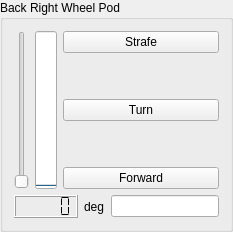
          <widget class="QGroupBox" name="groupBox_15">
           <property name="sizePolicy">
            <sizepolicy hsizetype="Preferred" vsizetype="Preferred">
             <horstretch>1</horstretch>
             <verstretch>1</verstretch>
            </sizepolicy>
           </property>
           <property name="focusPolicy">
            <enum>Qt::NoFocus</enum>
           </property>
           <property name="title">
            <string>Back Right Wheel Pod</string>
           </property>
           <layout class="QVBoxLayout" name="verticalLayout_43">
            <item>
             <layout class="QHBoxLayout" name="horizontalLayout_34">
              <item>
               <widget class="QSlider" name="slider_BackRightWheelPod">
                <property name="focusPolicy">
                 <enum>Qt::NoFocus</enum>
                </property>
                <property name="minimum">
                 <number>0</number>
                </property>
                <property name="maximum">
                 <number>90</number>
                </property>
                <property name="value">
                 <number>0</number>
                </property>
                <property name="orientation">
                 <enum>Qt::Vertical</enum>
                </property>
               </widget>
              </item>
              <item>
               <widget class="QProgressBar" name="progressBar_BackRightWheelPod">
                <property name="focusPolicy">
                 <enum>Qt::NoFocus</enum>
                </property>
                <property name="layoutDirection">
                 <enum>Qt::LeftToRight</enum>
                </property>
                <property name="maximum">
                 <number>90</number>
                </property>
                <property name="value">
                 <number>0</number>
                </property>
                <property name="textVisible">
                 <bool>true</bool>
                </property>
                <property name="orientation">
                 <enum>Qt::Vertical</enum>
                </property>
                <property name="textDirection">
                 <enum>QProgressBar::TopToBottom</enum>
                </property>
               </widget>
              </item>
              <item>
               <layout class="QVBoxLayout" name="verticalLayout_44">
                <item>
                 <widget class="QPushButton" name="pushButton_BackRightWheelPodStrafe">
                  <property name="focusPolicy">
                   <enum>Qt::NoFocus</enum>
                  </property>
                  <property name="text">
                   <string>Strafe</string>
                  </property>
                 </widget>
                </item>
                <item>
                 <spacer name="verticalSpacer_30">
                  <property name="focusPolicy">
                   <enum>Qt::NoFocus</enum>
                  </property>
                  <property name="orientation">
                   <enum>Qt::Vertical</enum>
                  </property>
                  <property name="sizeHint" stdset="0">
                   <size>
                    <width>20</width>
                    <height>40</height>
                   </size>
                  </property>
                 </spacer>
                </item>
                <item>
                 <widget class="QPushButton" name="pushButton_BackRightWheelPodTurn">
                  <property name="focusPolicy">
                   <enum>Qt::NoFocus</enum>
                  </property>
                  <property name="text">
                   <string>Turn</string>
                  </property>
                 </widget>
                </item>
                <item>
                 <spacer name="verticalSpacer_31">
                  <property name="focusPolicy">
                   <enum>Qt::NoFocus</enum>
                  </property>
                  <property name="orientation">
                   <enum>Qt::Vertical</enum>
                  </property>
                  <property name="sizeHint" stdset="0">
                   <size>
                    <width>20</width>
                    <height>40</height>
                   </size>
                  </property>
                 </spacer>
                </item>
                <item>
                 <widget class="QPushButton" name="pushButton_BackRightWheelPodStraight">
                  <property name="focusPolicy">
                   <enum>Qt::NoFocus</enum>
                  </property>
                  <property name="text">
                   <string>Forward</string>
                  </property>
                 </widget>
                </item>
               </layout>
              </item>
             </layout>
            </item>
            <item>
             <layout class="QHBoxLayout" name="horizontalLayout_35">
              <item>
               <widget class="QLCDNumber" name="lcdNumber_BackRightWheelPod">
                <property name="focusPolicy">
                 <enum>Qt::NoFocus</enum>
                </property>
                <property name="smallDecimalPoint">
                 <bool>false</bool>
                </property>
                <property name="segmentStyle">
                 <enum>QLCDNumber::Flat</enum>
                </property>
                <property name="value" stdset="0">
                 <double>0.000000000000000</double>
                </property>
               </widget>
              </item>
              <item>
               <widget class="QLabel" name="label_33">
                <property name="focusPolicy">
                 <enum>Qt::NoFocus</enum>
                </property>
                <property name="text">
                 <string>deg</string>
                </property>
               </widget>
              </item>
              <item>
               <widget class="IntEdit" name="lineEdit_BackRightWheelPod"/>
              </item>
             </layout>
            </item>
           </layout>
          </widget>
